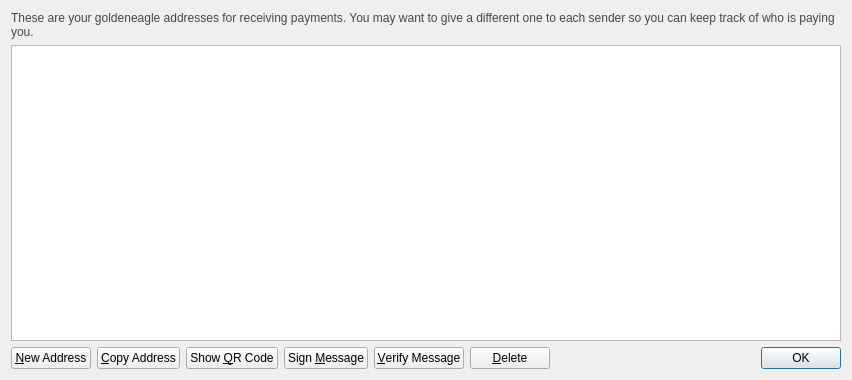
<?xml version="1.0" encoding="UTF-8"?>
<ui version="4.0">
 <class>AddressBookPage</class>
 <widget class="QWidget" name="AddressBookPage">
  <property name="geometry">
   <rect>
    <x>0</x>
    <y>0</y>
    <width>852</width>
    <height>380</height>
   </rect>
  </property>
  <property name="windowTitle">
   <string>Address Book</string>
  </property>
  <layout class="QVBoxLayout" name="verticalLayout">
   <item>
    <widget class="QLabel" name="labelExplanation">
     <property name="styleSheet">
      <string notr="true">#labelExplanation { color: #464747; }</string>
     </property>
     <property name="text">
      <string>These are your goldeneagle addresses for receiving payments. You may want to give a different one to each sender so you can keep track of who is paying you.</string>
     </property>
     <property name="textFormat">
      <enum>Qt::PlainText</enum>
     </property>
     <property name="wordWrap">
      <bool>true</bool>
     </property>
    </widget>
   </item>
   <item>
    <widget class="QTableView" name="tableView">
     <property name="contextMenuPolicy">
      <enum>Qt::CustomContextMenu</enum>
     </property>
     <property name="toolTip">
      <string>Double-click to edit address or label</string>
     </property>
     <property name="tabKeyNavigation">
      <bool>false</bool>
     </property>
     <property name="alternatingRowColors">
      <bool>true</bool>
     </property>
     <property name="selectionMode">
      <enum>QAbstractItemView::SingleSelection</enum>
     </property>
     <property name="selectionBehavior">
      <enum>QAbstractItemView::SelectRows</enum>
     </property>
     <property name="sortingEnabled">
      <bool>true</bool>
     </property>
     <attribute name="verticalHeaderVisible">
      <bool>false</bool>
     </attribute>
    </widget>
   </item>
   <item>
    <layout class="QHBoxLayout" name="horizontalLayout">
     <item>
      <widget class="QPushButton" name="newAddressButton">
       <property name="toolTip">
        <string>Create a new address</string>
       </property>
       <property name="text">
        <string>&amp;New Address</string>
       </property>
       <property name="icon">
        <iconset resource="../bitcoin.qrc">
         <normaloff>:/icons/add</normaloff>:/icons/add</iconset>
       </property>
      </widget>
     </item>
     <item>
      <widget class="QPushButton" name="copyToClipboard">
       <property name="toolTip">
        <string>Copy the currently selected address to the system clipboard</string>
       </property>
       <property name="text">
        <string>&amp;Copy Address</string>
       </property>
       <property name="icon">
        <iconset resource="../bitcoin.qrc">
         <normaloff>:/icons/editcopy</normaloff>:/icons/editcopy</iconset>
       </property>
      </widget>
     </item>
     <item>
      <widget class="QPushButton" name="showQRCode">
       <property name="text">
        <string>Show &amp;QR Code</string>
       </property>
       <property name="icon">
        <iconset resource="../bitcoin.qrc">
         <normaloff>:/icons/qrcode</normaloff>:/icons/qrcode</iconset>
       </property>
      </widget>
     </item>
     <item>
      <widget class="QPushButton" name="signMessage">
       <property name="toolTip">
        <string>Sign a message to prove you own a goldeneagle address</string>
       </property>
       <property name="text">
        <string>Sign &amp;Message</string>
       </property>
       <property name="icon">
        <iconset resource="../bitcoin.qrc">
         <normaloff>:/icons/edit</normaloff>:/icons/edit</iconset>
       </property>
      </widget>
     </item>
     <item>
      <widget class="QPushButton" name="verifyMessage">
       <property name="toolTip">
        <string>Verify a message to ensure it was signed with a specified goldeneagle address</string>
       </property>
       <property name="text">
        <string>&amp;Verify Message</string>
       </property>
       <property name="icon">
        <iconset resource="../bitcoin.qrc">
         <normaloff>:/icons/transaction_0</normaloff>:/icons/transaction_0</iconset>
       </property>
      </widget>
     </item>
     <item>
      <widget class="QPushButton" name="deleteButton">
       <property name="toolTip">
        <string>Delete the currently selected address from the list</string>
       </property>
       <property name="text">
        <string>&amp;Delete</string>
       </property>
       <property name="icon">
        <iconset resource="../bitcoin.qrc">
         <normaloff>:/icons/remove</normaloff>:/icons/remove</iconset>
       </property>
      </widget>
     </item>
     <item>
      <spacer name="horizontalSpacer">
       <property name="orientation">
        <enum>Qt::Horizontal</enum>
       </property>
       <property name="sizeHint" stdset="0">
        <size>
         <width>40</width>
         <height>20</height>
        </size>
       </property>
      </spacer>
     </item>
     <item>
      <widget class="QDialogButtonBox" name="buttonBox">
       <property name="sizePolicy">
        <sizepolicy hsizetype="Maximum" vsizetype="Fixed">
         <horstretch>0</horstretch>
         <verstretch>0</verstretch>
        </sizepolicy>
       </property>
       <property name="standardButtons">
        <set>QDialogButtonBox::Ok</set>
       </property>
      </widget>
     </item>
    </layout>
   </item>
  </layout>
 </widget>
 <resources>
  <include location="../bitcoin.qrc"/>
 </resources>
 <connections/>
</ui>
